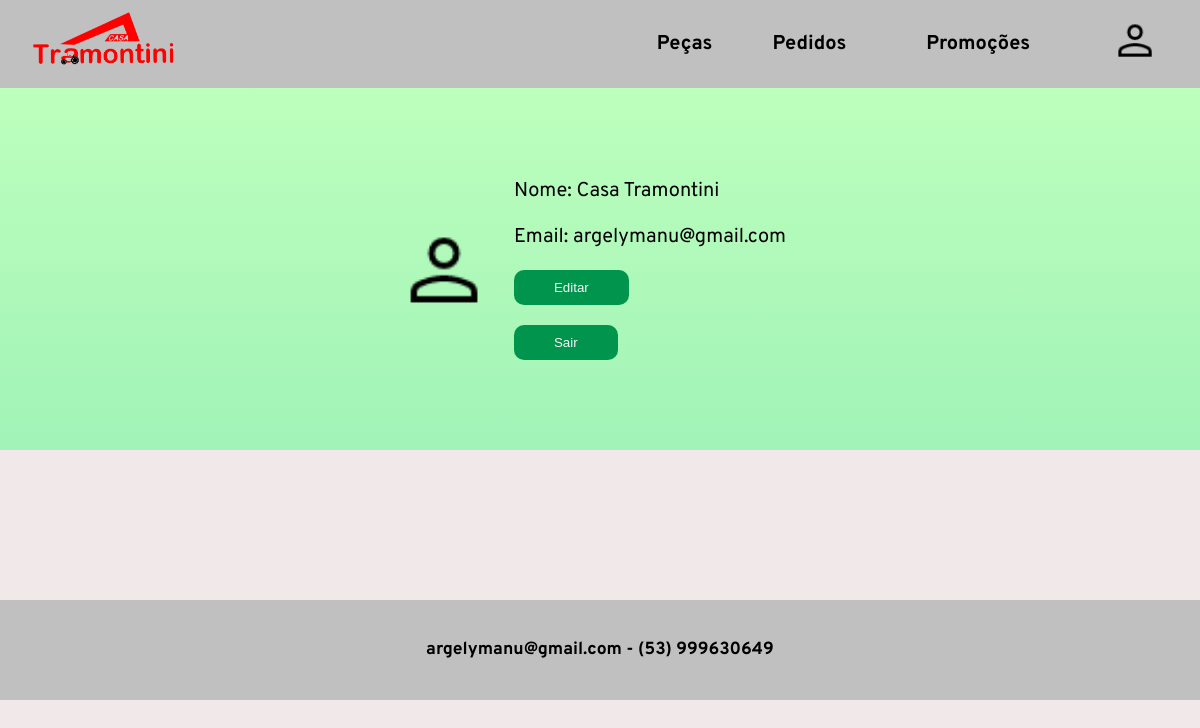
Page /perfil_adm.php on the committed database.
### tables this page shows
CREATE TABLE `pessoas` (
  `cod_pessoa` int(11) NOT NULL,
  `nome` varchar(50) NOT NULL,
  `sobrenome` varchar(50) DEFAULT NULL,
  `dt_nasc` date DEFAULT NULL,
  `email` varchar(50) NOT NULL,
  `senha` varchar(100) NOT NULL,
  `telefone` varchar(20) DEFAULT NULL,
  `cpf` varchar(15) DEFAULT NULL,
  `tipo` int(1) NOT NULL DEFAULT 1,
  `imagem` varchar(100) DEFAULT 'foto.png',
  `status` tinyint(1) DEFAULT 0
);

### controllers/funcoes_db.php (called while the page is built, shortened)
<?php
function fazconexao(){
    try{
        $conexao = new PDO("mysql:host=localhost; dbname=projeto; charset=utf8", "root","");
        $conexao->setAttribute(PDO::ATTR_ERRMODE, PDO::ERRMODE_EXCEPTION);
        return($conexao);
        }
    catch(PDOException $ex){
    die($ex->getMessage());
    }
}
function ConsultaSelectAll($sql,$parametros=array()){
    try {
        $conexaoBD = fazConexao();
        $consulta = $conexaoBD->prepare($sql);
        if (sizeof($parametros) > 0) {
           $result = $consulta->execute($parametros);
        }
        else{
            $result = $consulta->execute();
        }
        $resultados = $consulta->fetchAll(PDO::FETCH_ASSOC);
        return($resultados);
    }
    catch (PDOException $e) {
       echo $e;
    }
}
?>

### perfil_adm.php (the view, shortened to what this page needs)
<?php
    include_once('./includes/header.php');
    include_once('./includes/menu_adm.php');
    require("controllers/funcoes_db.php");
    $query = "select * from pessoas where status = true and tipo = false order by cod_pessoa";
    $resultados=ConsultaSelectAll($query);
    foreach($resultados as $linha) {
?>
<body>
    <div class="form-container-3">
        <img src="image/<?php echo $linha['imagem'];?>" width='100px' height='100px'/></p>
        <div class="container-3">
            <form action="./editar_adm.php" method="post">
                <p>Nome:  <?php echo $linha['nome']?></p>
                <p>Email: <?php echo $linha['email']?></p>
                <button type="submit" id="botao" name="botao" value="Editar"> Editar </button>
            </form>
            <form action="sair.php" method="post">
                <p><button type="submit" id="botao" name="botao" value="Sair"> Sair </button></p>
            </form>
        </div>
    </div>
<?php
}
    include_once("./includes/footer.php");
?>

### css/estilo.css (style rules this page uses)
body { background-color: #f1e9e9; }
body, li, ul, a { margin: 0; padding: 0; font-family: 'overpass'; text-decoration: none; list-style: none; color: black; font-size: 20px; }
#botao { padding: 10px 40px; border: 0; border-radius: 10px; background-color: #01944C; color:#f6f6f6; cursor:pointer; }
.form-container-3 { background-image: linear-gradient(to bottom, rgb(189, 255, 189), rgb(161, 243, 183)); display:flex; align-items: center; justify-content: center; padding: 50px; }
.container-3 { align-items: stretch; padding: 20px; border-radius: 8px; text-align: left; }

### rows in the picture
pessoas: imagem (picture), nome "Casa Tramontini", email "argelymanu@gmail.com"
